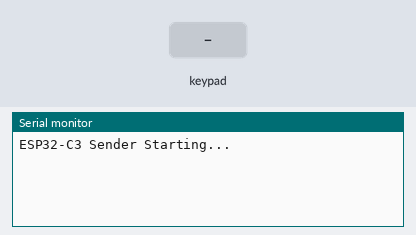
The sketch below on a simulated ESP32-C3. On the bench: the last lines printed to the serial monitor. The test bench sets the inputs (shaded band).

Above: at 1.2 s.
1.3 s: key '1' pressed
At 2.2 s:
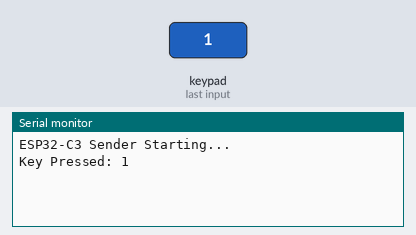
2.8 s: keypad keys 3 4 1 2 # pressed 0.4 s apart
At 5.6 s:
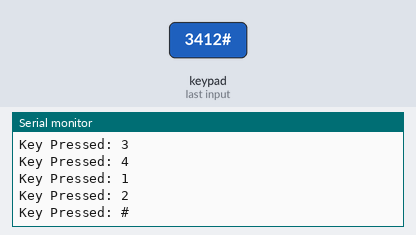
6.3 s: key '*' pressed
At 7.1 s:
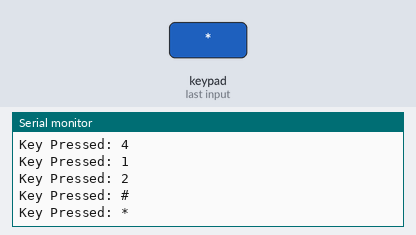
7.8 s: keypad keys 1 0 2 0 2 1 pressed 0.4 s apart
At 11.0 s:
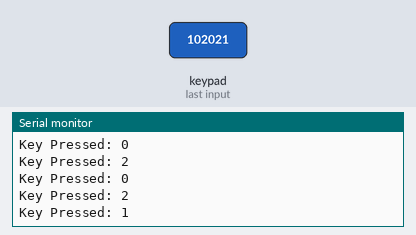
Timing chart, 0 to 12.5 s (numbered marks = the images above; inputs shaded):
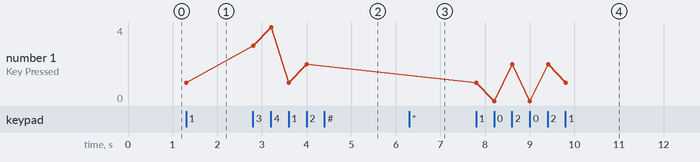

The sketch:

esp_send_input.ino
```cpp
#include <esp_now.h>
#include <WiFi.h>
#include <esp_wifi.h>
#include <Keypad.h>

// 1. Define the Keymap
const byte ROWS = 4; // four rows
const byte COLS = 3; // three columns
char keys[ROWS][COLS] = {
  {'1','2','3'},
  {'4','5','6'},
  {'7','8','9'},
  {'*','0','#'}
};

// 2. Assign the ESP32-C3 Pins (Avoiding Strapping Pins 2, 8, 9)
byte rowPins[ROWS] = {3, 4, 1, 2};
byte colPins[COLS] = {10, 20, 21};
Keypad keypad = Keypad(makeKeymap(keys), rowPins, colPins, ROWS, COLS);
uint8_t broadcastAddress[] = {0xFF, 0xFF, 0xFF, 0xFF, 0xFF, 0xFF};

typedef struct struct_message {
  char uid[32];
} struct_message;

struct_message myData;
esp_now_peer_info_t peerInfo;

// CORRECTED FOR CORE 3.3.5
void OnDataSent(const wifi_tx_info_t *tx_info, esp_now_send_status_t status) {
  Serial.print("\r\nLast Packet Send Status:\t");
  Serial.println(status == ESP_NOW_SEND_SUCCESS ? "Delivery Success" : "Delivery Fail");
}

void setup() {
  Serial.begin(115200);

  // Wait for Serial on C3
  unsigned long startWait = millis();
  while (!Serial && millis() - startWait < 5000);

  Serial.println("ESP32-C3 Sender Starting...");

  WiFi.mode(WIFI_STA);
   WiFi.setTxPower(WIFI_POWER_8_5dBm);
  // 2. Force Channel 1
  // This is the critical part to fix the "Delivery Fail" on the sender side
  esp_wifi_set_promiscuous(true);
  esp_wifi_set_channel(1, WIFI_SECOND_CHAN_NONE);
  esp_wifi_set_promiscuous(false);

  if (esp_now_init() != ESP_OK) {
    Serial.println("Error initializing ESP-NOW");
    return;
  }

  // Register callback - no casting needed now
  esp_now_register_send_cb(OnDataSent);

  // Register peer
  memset(&peerInfo, 0, sizeof(peerInfo)); // Best practice: clear the struct first
  memcpy(peerInfo.peer_addr, broadcastAddress, 6);
  peerInfo.channel = 0;
  peerInfo.encrypt = false;

  if (esp_now_add_peer(&peerInfo) != ESP_OK){
    Serial.println("Failed to add peer");
    return;
  }
}

void loop() {

  char key = keypad.getKey();

  if (key) {
    Serial.print("Key Pressed: ");
    Serial.println(key);
  }
  //strcpy(myData.uid, "A2 B4 C8 D9 A0");

  //esp_err_t result = esp_now_send(broadcastAddress, (uint8_t *) &myData, sizeof(myData));


}
```

Measured:
- after the input at 1.3 s, the serial monitor: prints a new line at once (image 1)
- after the input at 2.8 s, the serial monitor: prints a new line at once (image 2)
- after the input at 6.3 s, the serial monitor: prints a new line at once (image 3)
- after the input at 7.8 s, the serial monitor: prints a new line at once (image 4)
- plotted number 1: 1 → 2 after the input at 2.8 s, 2 → 1 after the input at 7.8 s
